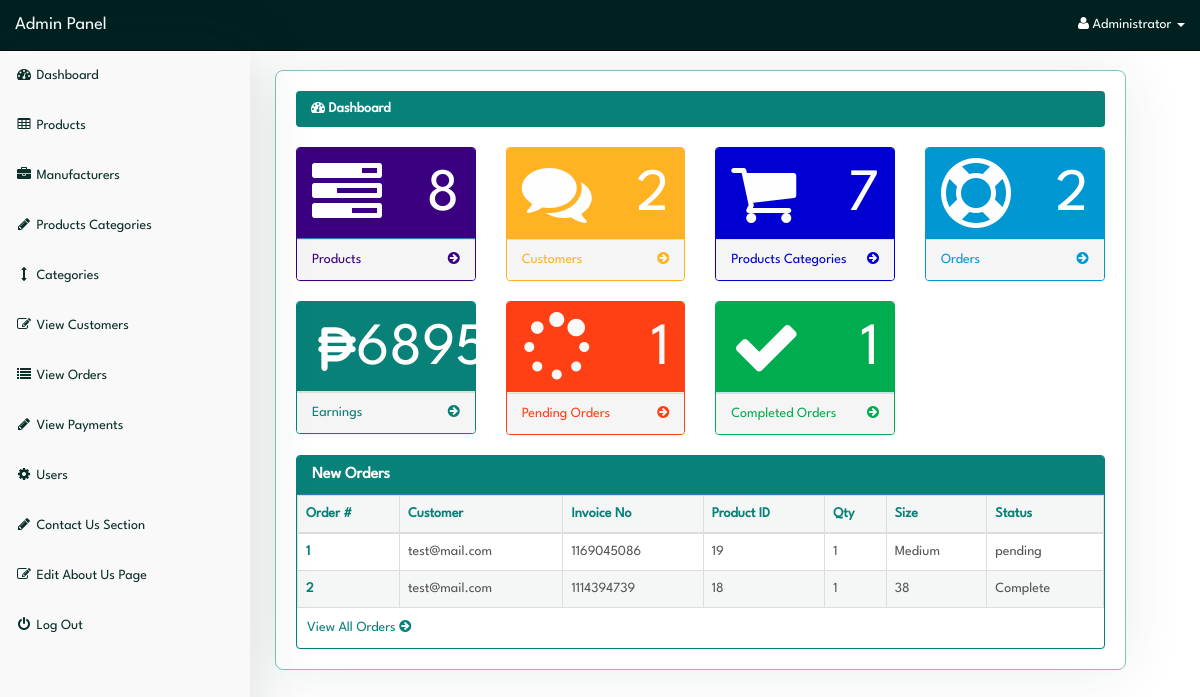
/admin/index.php?dashboard (signed in), run on the app's committed database.
### tables this page shows
CREATE TABLE `pending_orders` (
  `order_id` int(10) NOT NULL,
  `customer_id` int(10) NOT NULL,
  `invoice_no` int(10) NOT NULL,
  `product_id` text NOT NULL,
  `qty` int(10) NOT NULL,
  `size` text NOT NULL,
  `order_status` text NOT NULL
);

CREATE TABLE `customers` (
  `customer_id` int(10) NOT NULL,
  `customer_name` varchar(255) NOT NULL,
  `customer_email` varchar(255) NOT NULL,
  `customer_pass` varchar(255) NOT NULL,
  `customer_country` text NOT NULL,
  `customer_city` text NOT NULL,
  `customer_contact` varchar(255) NOT NULL,
  `customer_address` text NOT NULL,
  `customer_image` text NOT NULL,
  `customer_ip` varchar(255) NOT NULL,
  `customer_confirm_code` text NOT NULL
);

### admin/dashboard.php (the view, shortened to what this page needs)
<?php
if(!isset($_SESSION['admin_email'])){
echo "<script>window.open('login.php','_self')</script>";
}
else {
?>
<div class="row">
  <div class="col-lg-12">
    <ol class="breadcrumb">
      <li class="active">
        <i class="fa fa-dashboard"></i> Dashboard
      </li>
    </ol>
  </div>
</div>
<div class="row">
  <div class="col-lg-3 col-md-6">
    <div class="panel panel-primary">
      <div class="panel-heading">
        <div class="row">
          <div class="col-xs-3">
            <i class="fa fa-tasks fa-5x"> </i>
          </div>
          <div class="col-xs-9 text-right">
            <div class="huge"> <?php echo $count_products; ?> </div>
          </div>
        </div>
      </div>
      <a href="index.php?view_products">
        <div class="panel-footer">
          <span class="pull-left">Products </span>
          <span class="pull-right"> <i class="fa fa-arrow-circle-right"></i> </span>
          <div class="clearfix"></div>
        </div>
      </a>
    </div>
  </div>
  <div class="col-lg-3 col-md-6">
    <div class="panel panel-green">
      <div class="panel-heading">
        <div class="row">
          <div class="col-xs-3">
            <i class="fa fa-comments fa-5x"> </i>
          </div>
          <div class="col-xs-9 text-right">
            <div class="huge"> <?php echo $count_customers; ?> </div>
          </div>
        </div>
      </div>
      <a href="index.php?view_customers">
        <div class="panel-footer">
          <span class="pull-left"> Customers </span>
          <span class="pull-right"> <i class="fa fa-arrow-circle-right"></i> </span>
          <div class="clearfix"></div>
        </div>
      </a>
    </div>
  </div>
  <div class="col-lg-3 col-md-6">
    <div class="panel panel-yellow">
      <div class="panel-heading">
        <div class="row">
          <div class="col-xs-3">
            <i class="fa fa-shopping-cart fa-5x"> </i>
          </div>
          <div class="col-xs-9 text-right">
            <div class="huge"> <?php echo $count_p_categories; ?> </div>
          </div>
        </div>
      </div>
      <a href="index.php?view_p_cats">
        <div class="panel-footer">
          <span class="pull-left"> Products Categories </span>
          <span class="pull-right"> <i class="fa fa-arrow-circle-right"></i> </span>
          <div class="clearfix"></div>
        </div>
      </a>
    </div>
  </div>
  <div class="col-lg-3 col-md-6">
    <div class="panel panel-red">
      <div class="panel-heading">
        <div class="row">
          <div class="col-xs-3">
            <i class="fa fa-support fa-5x"> </i>
          </div>
          <div class="col-xs-9 text-right">
            <div class="huge"> <?php echo $count_total_orders; ?> </div>
          </div>
        </div>
      </div>
      <a href="index.php?view_orders">
        <div class="panel-footer">
          <span class="pull-left"> Orders </span>
          <span class="pull-right"> <i class="fa fa-arrow-circle-right"></i> </span>
          <div class="clearfix"></div>
        </div>
      </a>
    </div>
  </div>
</div>
<div class="row">
  <div class="col-lg-3 col-md-6">
    <div class="panel panel-success">
      <div class="panel-heading">
        <div class="row">
          <div class="col-xs-3">
          </div>
          <div class="col-xs-9 text-right">
            <div class="huge"> <?php echo $count_total_earnings ?> </div>
          </div>
        </div>
      </div>
      <a href="index.php?view_orders">
        <div class="panel-footer">
          <span class="pull-left"> Earnings </span>
          <span class="pull-right"> <i class="fa fa-arrow-circle-right"></i> </span>
          <div class="clearfix"></div>
        </div>
      </a>
    </div>
  </div>
  <div class="col-lg-3 col-md-6">
    <div class="panel panel-warning">
      <div class="panel-heading">
        <div class="row">
          <div class="col-xs-3">
            <i class="fa fa-spinner fa-5x"> </i>
          </div>
          <div class="col-xs-9 text-right">
            <div class="huge"> <?php echo $count_pending_orders ?> </div>
          </div>
        </div>
      </div>
      <a href="index.php?view_orders">
        <div class="panel-footer">
          <span class="pull-left">Pending Orders </span>
          <span class="pull-right"> <i class="fa fa-arrow-circle-right"></i> </span>
          <div class="clearfix"></div>
        </div>
      </a>
    </div>
  </div>
  <div class="col-lg-3 col-md-6">
    <div class="panel panel-info">
      <div class="panel-heading">
        <div class="row">
          <div class="col-xs-3">
            <i class="fa fa-check fa-5x"> </i>
          </div>
          <div class="col-xs-9 text-right">
            <div class="huge"> <?php echo $count_completed_orders ?> </div>
          </div>
        </div>
      </div>
      <a href="index.php?view_orders">
        <div class="panel-footer">
          <span class="pull-left"> Completed Orders </span>
          <span class="pull-right"> <i class="fa fa-arrow-circle-right"></i> </span>
          <div class="clearfix"></div>
        </div>
      </a>
    </div>
  </div>
</div>
<div class="row">
  <div class="col-lg-12">
    <div class="panel panel-primary">
      <div class="panel-heading">
        <h3 class="panel-title">
          New Orders
        </h3>
      </div>
      <div class="panel-body">
        <div class="table-responsive">
          <table class="table table-bordered table-hover table-striped">
            <thead>
              <tr>
                <th>Order #</th>
                <th>Customer</th>
                <th>Invoice No</th>
                <th>Product ID</th>
                <th>Qty</th>
                <th>Size</th>
                <th>Status</th>
              </tr>
            </thead>
            <tbody>
              <?php
$i = 0;
$get_order = "select * from pending_orders order by 1 DESC LIMIT 0,5";
$run_order = mysqli_query($con,$get_order);
while($row_order=mysqli_fetch_array($run_order)){
$c_id = $row_order['customer_id'];
$invoice_no = $row_order['invoice_no'];
$product_id = $row_order['product_id'];
$qty = $row_order['qty'];
$size = $row_order['size'];
$order_status = $row_order['order_status'];
$i++;
?>
              <tr>
                <td><?php echo $i; ?></td>
                <td>
                  <?php
$get_customer = "select * from customers where customer_id='$c_id'";
$run_customer = mysqli_query($con,$get_customer);
$row_customer = mysqli_fetch_array($run_customer);
$customer_email = $row_customer['customer_email'];
echo $customer_email;
?>
                </td>
                <td><?php echo $invoice_no; ?></td>
                <td><?php echo $product_id; ?></td>
                <td><?php echo $qty; ?></td>
                <td><?php echo $size; ?></td>
                <td>
                  <?php
if($order_status=='pending'){
echo $order_status='pending';
}
else {
echo $order_status='Complete';
}
?>
                </td>
              </tr>
              <?php } ?>
            </tbody>
          </table>
        </div>
      </div>
      <a href="index.php?view_orders" class="view-all-orders">
        View All Orders <i class="fa fa-arrow-circle-right"></i>
      </a>
    </div>
  </div>
</div>
<?php } ?>

### admin/index.php (shortened to what this page needs)
<?php
include("includes/db.php");
if(!isset($_SESSION['admin_email'])){
  echo "<script>window.open('login.php','_self')</script>";
} else {
  $admin_session = $_SESSION['admin_email'];
  $get_admin = "select * from admins  where admin_email='$admin_session'";
  $run_admin = mysqli_query($con,$get_admin);
  $row_admin = mysqli_fetch_array($run_admin);
  $admin_name = $row_admin['admin_name'];
  $get_products = "SELECT * FROM products";
  $run_products = mysqli_query($con,$get_products);
  $count_products = mysqli_num_rows($run_products);
  $get_customers = "SELECT * FROM customers";
  $run_customers = mysqli_query($con,$get_customers);
  $count_customers = mysqli_num_rows($run_customers);
  $get_p_categories = "SELECT * FROM product_categories";
  $run_p_categories = mysqli_query($con,$get_p_categories);
  $count_p_categories = mysqli_num_rows($run_p_categories);
  $get_total_orders = "SELECT * FROM customer_orders";
  $run_total_orders = mysqli_query($con,$get_total_orders);
  $count_total_orders = mysqli_num_rows($run_total_orders);
  $get_pending_orders = "SELECT * FROM customer_orders WHERE order_status='pending'";
  $run_pending_orders = mysqli_query($con,$get_pending_orders);
  $count_pending_orders = mysqli_num_rows($run_pending_orders);
  $get_completed_orders = "SELECT * FROM customer_orders WHERE order_status='Complete'";
  $run_completed_orders = mysqli_query($con,$get_completed_orders);
  $count_completed_orders = mysqli_num_rows($run_completed_orders);
  $get_total_earnings = "SELECT SUM( due_amount) as Total FROM customer_orders WHERE order_status = 'Complete'";
  $run_total_earnings = mysqli_query($con, $get_total_earnings);
  $row = mysqli_fetch_assoc($run_total_earnings);
  $count_total_earnings = $row['Total'];
?>
<!DOCTYPE html>
<html>
<head>
  <link href="css/bootstrap.min.css" rel="stylesheet">
  <link href="css/style.css" rel="stylesheet">
  <link href="font-awesome/css/font-awesome.min.css" rel="stylesheet">
</head>
<body>
  <div id="wrapper">
    <?php include("includes/sidebar.php");  ?>
    <div id="page-wrapper">
      <div class="container-fluid">
        <?php
          foreach ($pages as $param => $file) {
              if (isset($_GET[$param])) {
                  include($file);
                  break;
              }
          }
        ?>
      </div>
    </div>
  </div>
</body>
</html>
<?php } ?>

### admin/includes/sidebar.php (shortened to what this page needs)
<?php
if(!isset($_SESSION['admin_email'])){
echo "<script>window.open('login.php','_self')</script>";
}
else {
?>
<nav class="navbar navbar-inverse navbar-fixed-top">
  <div class="navbar-header">
    <a class="navbar-brand" href="index.php?dashboard">Admin Panel</a>
  </div>
  <ul class="nav navbar-right top-nav">
    <li class="dropdown">
      <a href="#" class="dropdown-toggle" data-toggle="dropdown">
        <i class="fa fa-user"></i>
        <?php echo $admin_name; ?> <b class="caret"></b>
      </a>
    </li>
  </ul>
  <div class="collapse navbar-collapse navbar-ex1-collapse">
    <ul class="nav navbar-nav side-nav">
      <li>
        <a href="index.php?dashboard">
          <i class="fa fa-fw fa-dashboard"></i> Dashboard
        </a>
      </li>
      <li>
        <a href="#" data-toggle="collapse" data-target="#products">
          <i class="fa fa-fw fa-table"></i> Products
        </a>
      </li>
      <li>
        <a href="#" data-toggle="collapse" data-target="#manufacturers">
          <i class="fa fa-fw fa-briefcase"></i> Manufacturers
        </a>
      </li>
      <li>
        <a href="#" data-toggle="collapse" data-target="#p_cat">
          <i class="fa fa-fw fa-pencil"></i> Products Categories
        </a>
      </li>
      <li>
        <a href="#" data-toggle="collapse" data-target="#cat">
          <i class="fa fa-fw fa-arrows-v"></i> Categories
        </a>
      </li>
      <li>
        <a href="index.php?view_customers">
          <i class="fa fa-fw fa-edit"></i> View Customers
        </a>
      </li>
      <li>
        <a href="index.php?view_orders">
          <i class="fa fa-fw fa-list"></i> View Orders
        </a>
      </li>
      <li>
        <a href="index.php?view_payments">
          <i class="fa fa-fw fa-pencil"></i> View Payments
        </a>
      </li>
      <li>
        <a href="#" data-toggle="collapse" data-target="#users">
          <i class="fa fa-fw fa-gear"></i> Users
        </a>
      </li>
      <li>
        <a href="#" data-toggle="collapse" data-target="#contact_us">
          <i class="fa fa-fw fa-pencil"> </i> Contact Us Section
        </a>
      </li>
      <li>
        <a href="index.php?edit_about_us">
          <i class="fa fa-fw fa-edit"></i> Edit About Us Page
        </a>
      </li>
      <li>
        <a href="logout.php">
          <i class="fa fa-fw fa-power-off"></i> Log Out
        </a>
      </li>
    </ul>
  </div>
</nav>
<?php } ?>

### data on the page
pending_orders: customer.customer_email "test@mail.com", invoice_no "1169045086", product "19", qty "1", size "Medium"
pending_orders: customer.customer_email "test@mail.com", invoice_no "1114394739", product "18", qty "1", size "38"

### other printed values
$admin_name "Administrator"
$count_customers "2"
$count_total_orders "2"
$count_total_earnings "6895"
$count_pending_orders "1"
$count_completed_orders "1"
